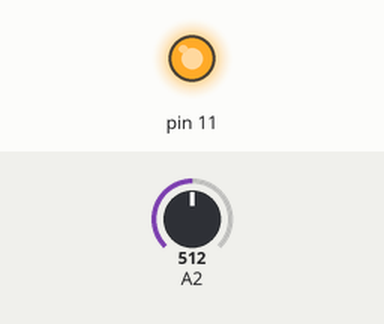
Recording of a sketch running on a simulated Arduino Uno, built with avr-gcc and run on an emulated ATmega328P. Parts: output pins drawn as LEDs (lit = HIGH). The inputs (shaded band) are chosen by the test bench; at power-on: A2 = 512. What the sketch prints to the serial monitor is not drawn.

Above: at 0.2 s.
Timing chart, 0 to 1.7 s (numbered marks = the images above):
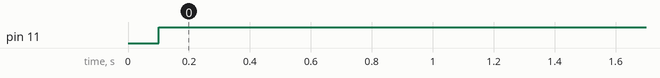

The sketch:

_TEST.ino
```cpp
void setup(){
	Serial.begin(19200);
	delay(100);
	pinMode(11, OUTPUT);
}


void loop(){
	//digitalWrite(11, HIGH);
	Serial.println(analogRead(A2));
	if(analogRead(A2) > 200){
		digitalWrite(11, HIGH);
	}
	delay(1000);
}
```

Measured:
- by itself, pin 11: LOW → HIGH at 0.10 s
